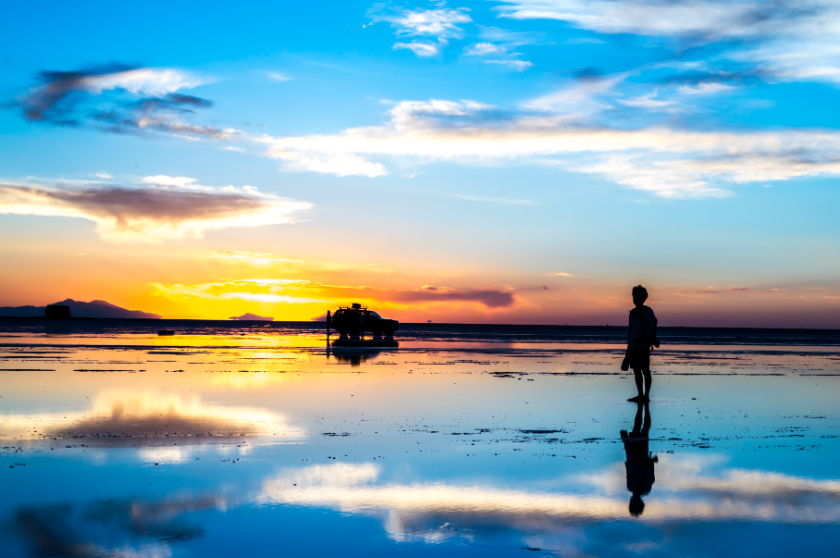
#> input picture test_picture.jpg, 840 x 558 px
$ python flip_picture.py
#> lines starting #> are read from the running program, lines starting #| are printed output that depends on the picture
import cv2

img = cv2.imread('test_picture.jpg')
#> img is the input picture: shape (558, 840, 3); mean B, G, R 178.5, 167.2, 131

img = cv2.rotate(img, cv2.ROTATE_90_CLOCKWISE)
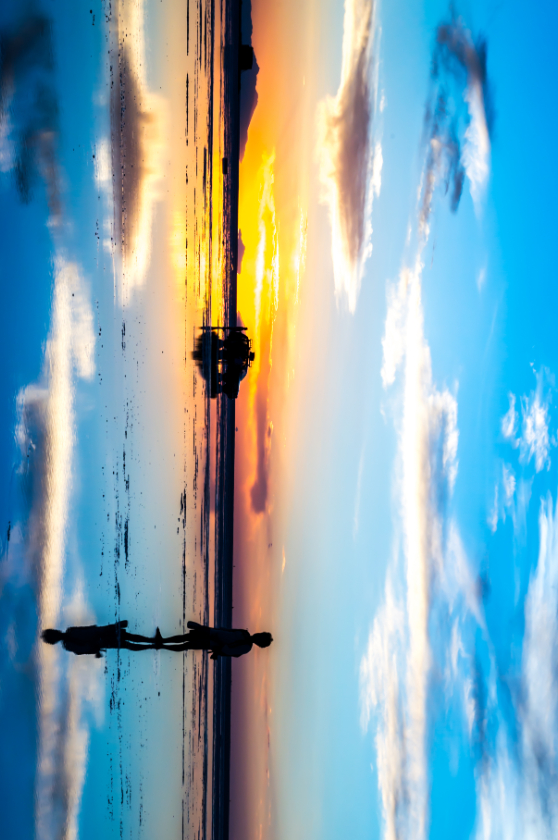
#> img: shape (840, 558, 3); mean B, G, R 178.5, 167.2, 131
img_flip = cv2.flip(img, 0)
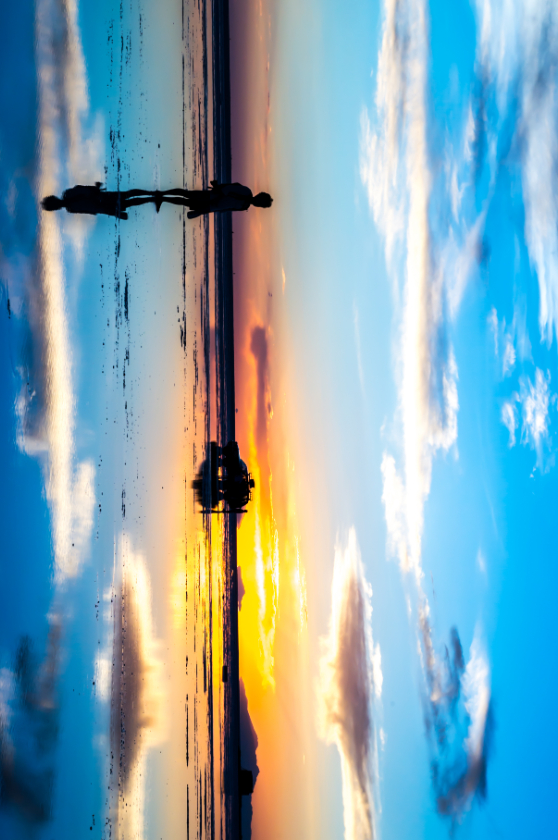
#> img_flip: shape (840, 558, 3); mean B, G, R 178.5, 167.2, 131

cv2.imshow("Image", img_flip)
# キー入力待ち(ここで画像が表示される)
cv2.waitKey()
